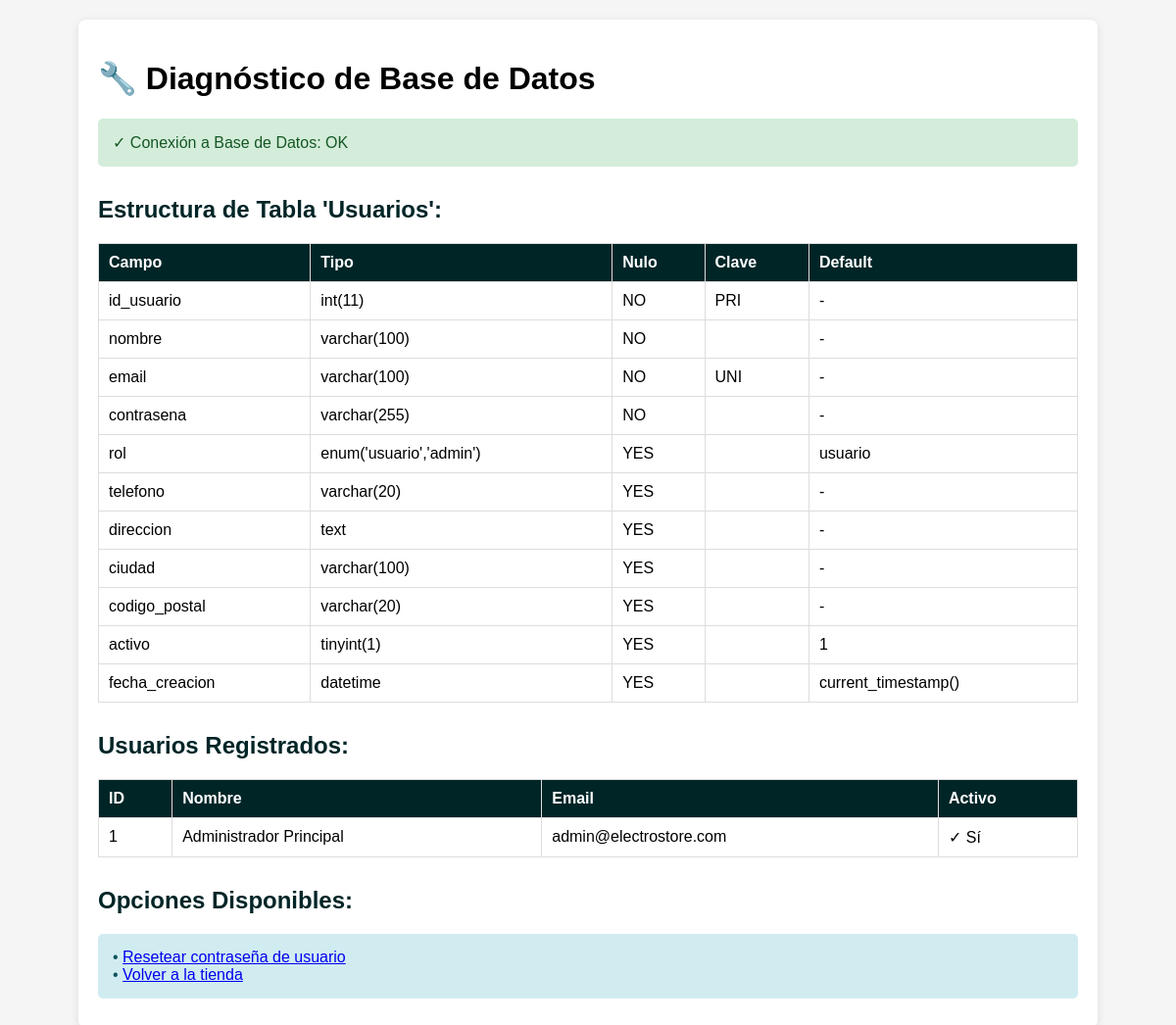
Screenshot of /php/verificar_bd.php with the database file from the repository.
### tables this page shows
CREATE TABLE IF NOT EXISTS Usuarios (
    id_usuario INT AUTO_INCREMENT PRIMARY KEY,
    nombre VARCHAR(100) NOT NULL,
    email VARCHAR(100) NOT NULL UNIQUE,
    contrasena VARCHAR(255) NOT NULL,
    rol ENUM('usuario', 'admin') DEFAULT 'usuario',
    telefono VARCHAR(20),
    direccion TEXT,
    ciudad VARCHAR(100),
    codigo_postal VARCHAR(20),
    activo TINYINT(1) DEFAULT 1,
    fecha_creacion DATETIME DEFAULT CURRENT_TIMESTAMP
);

### php/verificar_bd.php (the view, shortened to what this page needs)
<?php
require 'conexion.php';
echo "<!DOCTYPE html>";
echo "<html lang='es'>";
echo "<head>";
echo "</head>";
echo "<body>";
echo "<div class='container'>";
echo "<h1>🔧 Diagnóstico de Base de Datos</h1>";
try {
    echo "<div class='success'>✓ Conexión a Base de Datos: OK</div>";
    echo "<h2>Estructura de Tabla 'Usuarios':</h2>";
    $stmt = $conn->prepare("DESCRIBE Usuarios");
    $stmt->execute();
    $columns = $stmt->fetchAll(PDO::FETCH_ASSOC);
    echo "<table>";
    echo "<tr><th>Campo</th><th>Tipo</th><th>Nulo</th><th>Clave</th><th>Default</th></tr>";
    foreach ($columns as $col) {
        echo "<tr>";
        echo "<td>" . htmlspecialchars($col['Field']) . "</td>";
        echo "<td>" . htmlspecialchars($col['Type']) . "</td>";
        echo "<td>" . htmlspecialchars($col['Null']) . "</td>";
        echo "<td>" . htmlspecialchars($col['Key']) . "</td>";
        echo "<td>" . htmlspecialchars($col['Default'] ?? '-') . "</td>";
        echo "</tr>";
    }
    echo "</table>";
    echo "<h2>Usuarios Registrados:</h2>";
    $stmt = $conn->prepare("SELECT id_usuario, nombre, email, activo FROM Usuarios");
    $stmt->execute();
    $usuarios = $stmt->fetchAll(PDO::FETCH_ASSOC);
    if ($usuarios) {
        echo "<table>";
        echo "<tr><th>ID</th><th>Nombre</th><th>Email</th><th>Activo</th></tr>";
        foreach ($usuarios as $user) {
            echo "<tr>";
            echo "<td>" . $user['id_usuario'] . "</td>";
            echo "<td>" . htmlspecialchars($user['nombre']) . "</td>";
            echo "<td>" . htmlspecialchars($user['email']) . "</td>";
            echo "<td>" . ($user['activo'] ? '✓ Sí' : '✗ No') . "</td>";
            echo "</tr>";
        }
        echo "</table>";
    } else {
        echo "<div class='error'>⚠ No hay usuarios</div>";
    }
    echo "<h2>Opciones Disponibles:</h2>";
    echo "<div class='info'>";
    echo "• <a href='resetear_password.php'>Resetear contraseña de usuario</a><br>";
    echo "• <a href='../index.php'>Volver a la tienda</a>";
    echo "</div>";
} catch (Exception $e) {
    echo "<div class='error'>✗ Error: " . htmlspecialchars($e->getMessage()) . "</div>";
}
echo "</div></body></html>";
?>

### rows the page displays
usuarios: id_usuario "1", nombre "Administrador Principal", email "admin@electrostore.com", activo "✓ Sí"

### other values shown
$col['Field'] "id_usuario"
$col['Type'] "int(11)"
$col['Null'] "NO"
$col['Key'] "PRI"
$col['Default'] "-"
$col['Field'] "nombre"
$col['Type'] "varchar(100)"
$col['Field'] "email"
$col['Key'] "UNI"
$col['Field'] "contrasena"
$col['Type'] "varchar(255)"
$col['Field'] "rol"
$col['Type'] "enum('usuario','admin')"
$col['Null'] "YES"
$col['Default'] "usuario"
